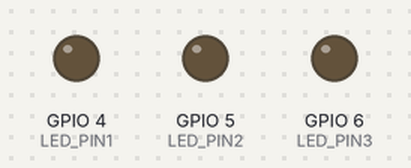
A program run on a simulated ESP32-S3. Parts: output pins drawn as LEDs (lit = HIGH).

Above: at 0.1 s.
At 0.9 s:
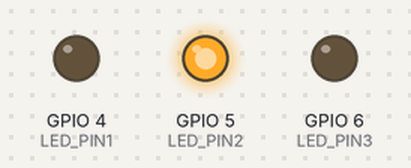
At 1.3 s:
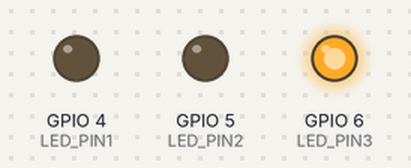
At 1.9 s:
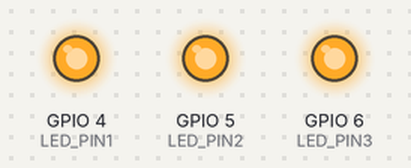
At 3.1 s:
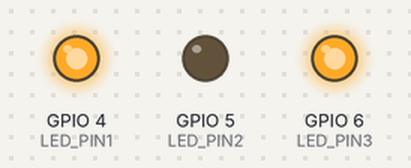
At 4.3 s:
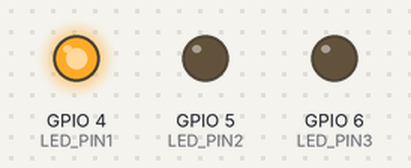
Timing chart, 0 to 4.6 s (numbered marks = the images above):
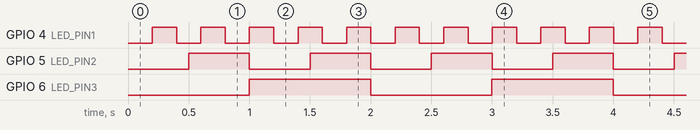

Measured:
- by itself, GPIO 4 (LED_PIN1): alternates HIGH for 0.20 s and LOW for 0.20 s
- by itself, GPIO 5 (LED_PIN2): alternates HIGH for 0.50 s and LOW for 0.50 s
- by itself, GPIO 6 (LED_PIN3): alternates HIGH for 1.0 s and LOW for 1.0 s

The program:

main.cpp
```cpp
#include <Arduino.h>

#define LED_PIN1 4
#define LED_PIN2 5
#define LED_PIN3 6

volatile bool led_state1 = false;
volatile bool led_state2 = false;
volatile bool led_state3 = false;

volatile uint16_t last_change1 = 0;
volatile uint16_t last_change2 = 0;
volatile uint16_t last_change3 = 0;

void setup()
{
  pinMode(LED_PIN1, OUTPUT);
  pinMode(LED_PIN2, OUTPUT);
  pinMode(LED_PIN3, OUTPUT);
}

void loop()
{
  if (  millis() - last_change1 >= 200)
  {
    last_change1 = millis();
    led_state1 = !led_state1;
    digitalWrite(LED_PIN1, led_state1);
  }

  if (  millis() - last_change2 >= 500)
  {
    last_change2 = millis();
    led_state2 = !led_state2;
    digitalWrite(LED_PIN2, led_state2);
  }

  if (  millis() - last_change3 >= 1000)
  {
    last_change3 = millis();
    led_state3 = !led_state3;
    digitalWrite(LED_PIN3, led_state3);
  }
}
```
